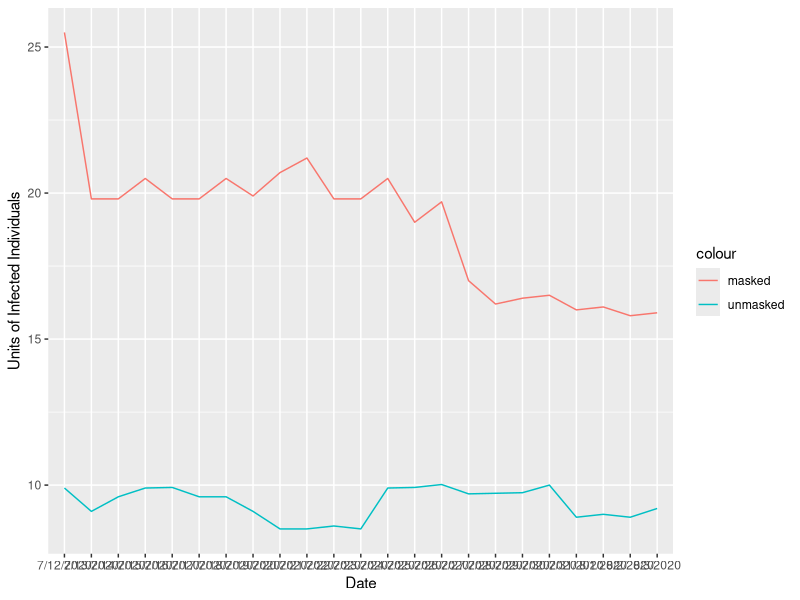

R code for this plot:
## ---- chunk 1
library(tidyverse)
## ---- chunk 2
masked <- tribble(
  ~ date , ~masked,
  "7/12/2020", 25.5,
  "7/13/2020", 19.8,
  "7/14/2020", 19.8,
  "7/15/2020", 20.5,
  "7/16/2020", 19.8,
  "7/17/2020", 19.8,
  "7/18/2020", 20.5,
  "7/19/2020", 19.9,
  "7/20/2020", 20.7,
  "7/21/2020", 21.2,
  "7/22/2020", 19.8,
  "7/23/2020", 19.8,
  "7/24/2020", 20.5,
  "7/25/2020", 19.0,
  "7/26/2020", 19.7,
  "7/27/2020", 17.0,
  "7/28/2020", 16.2,
  "7/29/2020", 16.4,
  "7/30/2020", 16.5,
  "7/31/2020", 16.0,
  "8/1/2020", 16.1,
  "8/2/2020", 15.8,
  "8/3/2020", 15.9
)
## ---- chunk 3
unmasked <- tribble(
  ~ date , ~unmasked,
  "7/12/2020", 9.9,
  "7/13/2020", 9.1,
  "7/14/2020", 9.6,
  "7/15/2020", 9.9,
  "7/16/2020", 9.92,
  "7/17/2020", 9.6,
  "7/18/2020", 9.6,
  "7/19/2020", 9.1,
  "7/20/2020", 8.5,
  "7/21/2020", 8.5,
  "7/22/2020", 8.6,
  "7/23/2020", 8.5,
  "7/24/2020", 9.9,
  "7/25/2020", 9.92,
  "7/26/2020", 10.02,
  "7/27/2020", 9.7,
  "7/28/2020", 9.72,
  "7/29/2020", 9.74,
  "7/30/2020", 10.0,
  "7/31/2020", 8.9,
  "8/1/2020", 9.0,
  "8/2/2020", 8.9,
  "8/3/2020", 9.2
)
## ---- chunk 4
full <- left_join(masked, unmasked)
full
## ---- chunk 5
ggplot(full, aes(date, group = 1)) + 
  geom_line(aes(y = masked, colour = "masked")) + 
  geom_line(aes(y = unmasked, colour = "unmasked")) +
  labs(
    x = "Date",
    y = "Units of Infected Individuals"
  )
